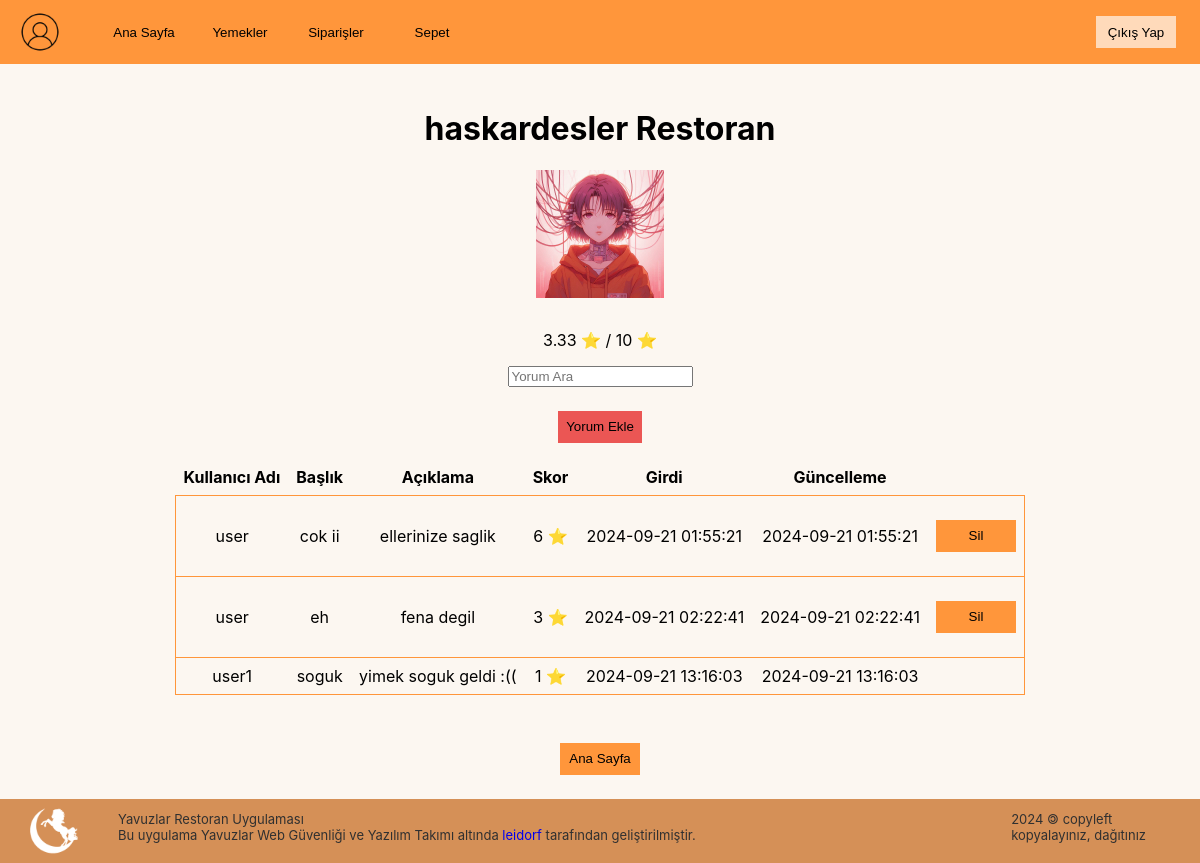
Screenshot of /view/restaurant.php?r_id=2 (signed in) with the database file from the repository.
### tables this page shows
CREATE TABLE `restaurant` (
  `id` int NOT NULL,
  `company_id` int NOT NULL,
  `name` varchar(255) NOT NULL,
  `description` varchar(255) NOT NULL,
  `image_path` varchar(255) NOT NULL,
  `created_at` datetime NOT NULL
);

CREATE TABLE `comments` (
  `id` int NOT NULL,
  `user_id` int NOT NULL,
  `restaurant_id` int NOT NULL,
  `username` varchar(255) NOT NULL,
  `title` varchar(255) NOT NULL,
  `description` varchar(255) NOT NULL,
  `score` int DEFAULT NULL,
  `created_at` datetime NOT NULL,
  `updated_at` datetime NOT NULL
);

### scripts/functions.php (called while the page is built)
<?php
function htmlclean($text)
{
    $text = preg_replace("'<script[^>]*>.*?</script>'si", '', $text);
    $text = preg_replace('/<a\s+.*?href="([^"]+)"[^>]*>([^<]+)<\/a>/is', '\2 (\1)', $text);
    $text = preg_replace('//', '', $text);
    $text = preg_replace('/{.+?}/', '', $text);
    $text = preg_replace('/&nbsp;/', ' ', $text);
    $text = preg_replace('/&amp;/', ' ', $text);
    $text = preg_replace('/&quot;/', ' ', $text);
    $text = strip_tags($text);
    $text = htmlspecialchars($text);
    return $text;
}

### controllers/customer-controller.php (called while the page is built, shortened)
<?php
require_once "../scripts/functions.php";
function GetComments($restaurant_id)
{
    global $pdo;
    $restaurant_id = htmlclean($restaurant_id);
    $query = "SELECT
    comments.id AS comments_id,
    comments.user_id AS comments_user_id,
    comments.restaurant_id AS comments_restaurant_id,
    comments.username AS comments_username,
    comments.title AS comments_title,
    comments.description AS comments_description,
    comments.score AS comments_score,
    comments.created_at AS comments_created_at,
    comments.updated_at AS comments_updated_at,
    restaurant.name AS restaurant_name,
    restaurant.description AS restaurant_description,
    restaurant.image_path AS restaurant_image_path,
    restaurant.created_at AS restaurant_created_at FROM comments INNER JOIN restaurant ON comments.restaurant_id = restaurant.id WHERE comments.restaurant_id = :restaurant_id";
    $statement = $pdo->prepare($query);
    $statement->execute(["restaurant_id" => $restaurant_id]);
    return $statement->fetchAll(PDO::FETCH_ASSOC);
}
function GetAvgScore($restaurant_id)
{
    global $pdo;
    $restaurant_id = htmlclean($restaurant_id);
    $query = "SELECT AVG(score) FROM comments WHERE restaurant_id = :restaurant_id";
    $statement = $pdo->prepare($query);
    $statement->execute(["restaurant_id" => $restaurant_id]);
    return $statement->fetchColumn();
}

### view/restaurant.php (the view, shortened to what this page needs)
<?php
include "../controllers/auth-controller.php";
include "../controllers/customer-controller.php";
$restaurant_id = $_GET['r_id'];
$datas = GetComments($restaurant_id);
$restaurant_score = empty(GetAvgScore($restaurant_id)) ?: number_format(GetAvgScore($restaurant_id), 2);
require_once "header.php";
?>
<!DOCTYPE html>
<html lang="en">
<head>
    <link rel="stylesheet" href="../public/css/style.css">
</head>
<body>
    <div class="centerDiv">
        <?php if (empty($datas)) {
            echo "<div class='centerDiv'> <p>Restoran hakkında herhangi bir yorum yok.</p>";
            echo "<a href='add-comment.php?r_id=" . $restaurant_id . "'><button>Yorum Ekle</button></a></div>";
        } else { ?>
            <h1><?php echo $datas[0]['restaurant_name']; ?> Restoran</h1>
            <img src="<?php echo $datas[0]['restaurant_image_path'] ?>" alt="Restoran Fotoğrafı" class="medPhoto container_obj">
            <p><?php echo $restaurant_score; ?> ⭐ / 10 ⭐</p>
            <div class="searchbox">
                <input type="search" id="searchbox" placeholder="Yorum Ara" />
            </div>
            <a href="add-comment.php?r_id=<?php echo $restaurant_id; ?>"><button class="container_obj">Yorum Ekle</button></a>
            <div class="centerDiv">
                <table class="dataTable">
                    <thead>
                        <tr>
                            <th>Kullanıcı Adı</th>
                            <th>Başlık</th>
                            <th>Açıklama</th>
                            <th>Skor</th>
                            <th>Girdi</th>
                            <th>Güncelleme</th>
                        </tr>
                    </thead>
                    <tbody>
                        <?php foreach ($datas as $data): ?>
                            <tr class="dataElement t<?php echo $_SESSION['role']; ?>">
                                <td>
                                    <p><?php echo $data["comments_username"]; ?></p>
                                </td>
                                <td>
                                    <p><?php echo $data["comments_title"]; ?></p>
                                </td>
                                <td>
                                    <p><?php echo $data["comments_description"]; ?></p>
                                </td>
                                <td>
                                    <p><?php echo $data["comments_score"] ? $data["comments_score"] . " ⭐" : "[deleted]"; ?></p>
                                </td>
                                <td>
                                    <p><?php echo $data["comments_created_at"]; ?></p>
                                </td>
                                <td>
                                    <p><?php echo $data["comments_updated_at"]; ?></p>
                                </td>
                                <?php if ($data['comments_user_id'] == $_SESSION['user_id'] && $data["comments_title"]!=="[deleted]" && $data["comments_description"]!=="[deleted]"): ?>
                                    <td>
                                        <form action="../scripts/delete-comment.php" method="post">
                                            <button type="submit">Sil</button>
                                        </form>
                                    </td>
                                <?php endif ?>
                            </tr>
                        <?php endforeach ?>
                    </tbody>
                </table>
            </div>
    </div>
<?php } ?>
<div class="centerDiv">
    <a href="index.php" class="b<?php echo $_SESSION['role']; ?>"><button>Ana Sayfa</button></a>
</div>
<?php require_once "footer.php"; ?>
</body>
</html>

### public/css/style.css (style rules this page uses)
:root { font-family: "Inter", sans-serif; font-optical-sizing: auto; font-weight: 400; font-style: normal; --admin: #eb5654; --admin_dark: #c04745; --company: #eba228; --company_dark: #e29d26; --user: #ff963b; --user_dark: #d59057; }
body { height: 100vh; min-height: 100vh; margin: 0; background-color: #fcf7f1; }
button { height: 2rem; min-width: 5rem; background-color: var(--admin); cursor: pointer; border: none; padding: 0.5rem; }
.t2 { border: 1px solid var(--user); }
.b2 button, .normal, .t2 button { background-color: var(--user); }
.container_obj { margin-bottom: 1rem; }
.searchbox { display: flex; justify-content: center; margin-bottom: 1.5rem; }
.centerDiv { display: flex; flex-direction: column; justify-content: center; align-items: center; margin-bottom: 1.5rem; text-decoration: none; }
.imageContainer .foodPhoto, .medPhoto { height: 128px; width: 128px; }
.dataTable { text-align: center; border-collapse: collapse; }
.dataTable th, .dataTable td { margin: 0 0.5rem 0 0.5rem; padding: 0.5rem; }
.dataTable form { margin-top: 1rem; }

### rows the page displays
restaurant: name "haskardesler", image_path (picture)
comments: username "user", title "cok ii", description "ellerinize saglik", score "6", created_at "2024-09-21 01:55:21", updated_at "2024-09-21 01:55:21"
comments: username "user", title "eh", description "fena degil", score "3", created_at "2024-09-21 02:22:41", updated_at "2024-09-21 02:22:41"
comments: username "user1", title "soguk", description "yimek soguk geldi :((", score "1", created_at "2024-09-21 13:16:03", updated_at "2024-09-21 13:16:03"

### other values shown
$restaurant_score "3.33"
